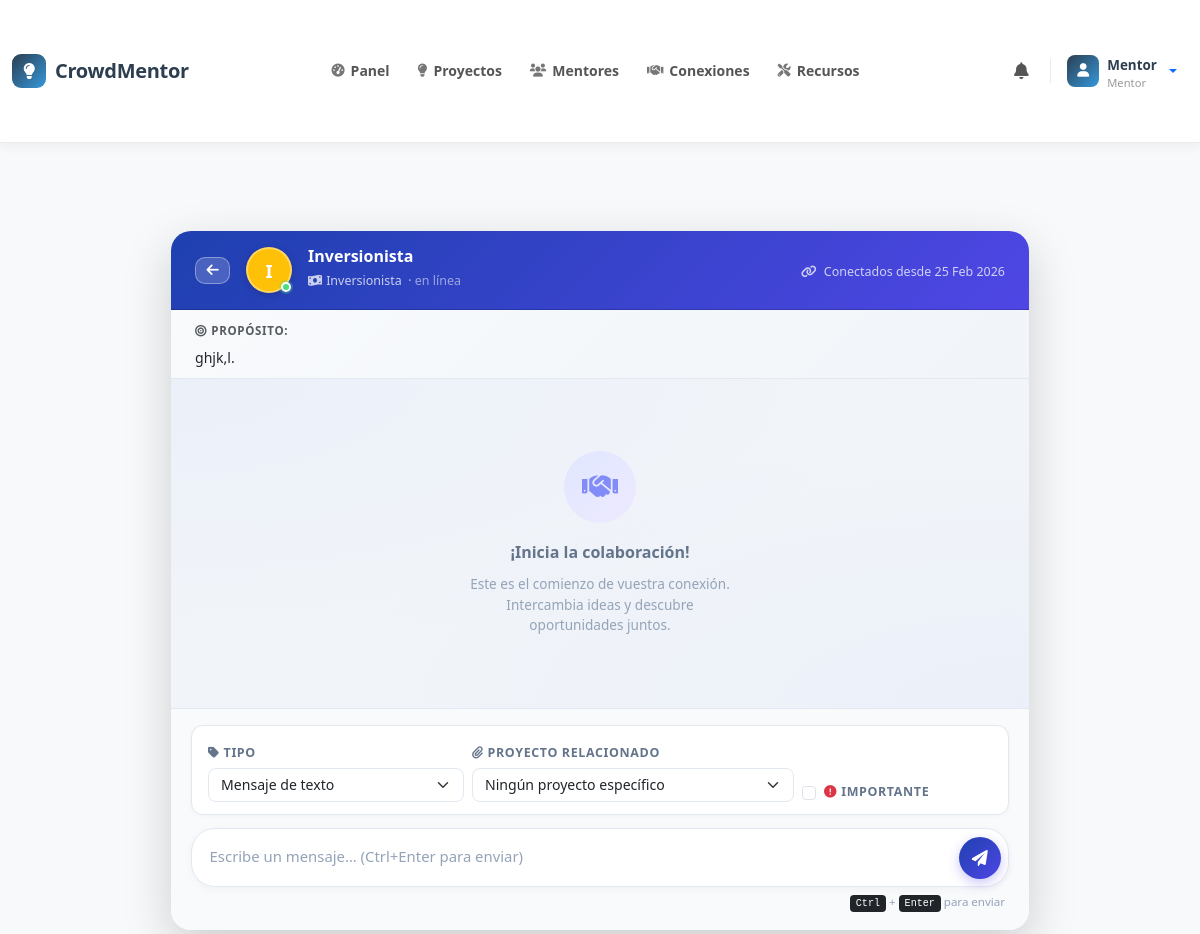
Before: /connections/chat/3/ (signed in, upper part) with the older database file.
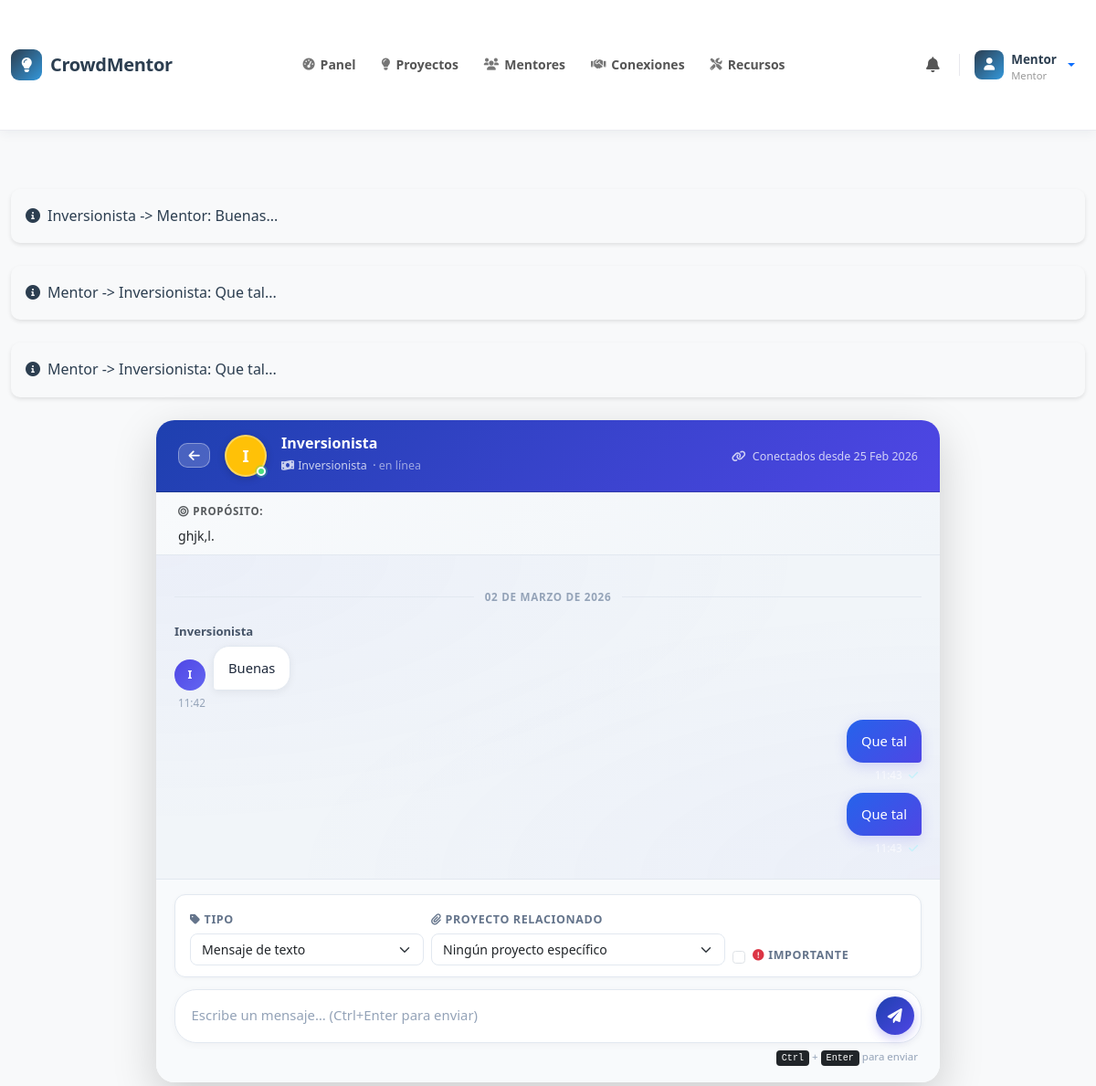
After: the same page with the newer database file.
### core/models.py (models this page shows, shortened)
class MentorInvestorMessage(models.Model):
    connection = models.ForeignKey(MentorInvestorConnection, on_delete=models.CASCADE, related_name='messages')
    sender = models.ForeignKey(User, on_delete=models.CASCADE)
    content = models.TextField()
    MESSAGE_TYPES = (
        ('text', 'Mensaje de texto'),
        ('opportunity', 'Oportunidad de inversión'),
        ('collaboration', 'Propuesta de colaboración'),
        ('knowledge_share', 'Intercambio de conocimientos'),
        ('system', 'Mensaje del sistema'),
    )
    message_type = models.CharField(max_length=20, choices=MESSAGE_TYPES, default='text')
    timestamp = models.DateTimeField(auto_now_add=True)
    is_read = models.BooleanField(default=False)
    is_important = models.BooleanField(default=False)  # Para marcar mensajes importantes
    related_project = models.ForeignKey(Project, on_delete=models.SET_NULL, null=True, blank=True)
    related_investment = models.ForeignKey(Investment, on_delete=models.SET_NULL, null=True, blank=True)
    class Meta:
        ordering = ['timestamp']
    def __str__(self):
        return f"{self.sender.username} -> {self.connection.get_other_user(self.sender).username}: {self.content[:50]}..."

class MentorInvestorConnection(models.Model):
    CONNECTION_STATUS = (
        ('pending', 'Pendiente'),
        ('accepted', 'Aceptada'),
        ('rejected', 'Rechazada'),
        ('blocked', 'Bloqueada'),
    )
    INITIATED_BY_CHOICES = [
        ('mentor', 'Mentor'),
        ('investor', 'Inversionista'),
    ]
    mentor = models.ForeignKey(User, on_delete=models.CASCADE, related_name='mentor_connections')
    investor = models.ForeignKey(User, on_delete=models.CASCADE, related_name='investor_connections')
    initiated_by = models.CharField(max_length=20, choices=INITIATED_BY_CHOICES)
    status = models.CharField(max_length=20, choices=CONNECTION_STATUS, default='pending')
    purpose = models.TextField(help_text="Propósito o motivo de la conexión")
    expertise_areas = models.CharField(max_length=500, blank=True, help_text="Áreas de expertise relevantes")
    investment_interests = models.CharField(max_length=500, blank=True, help_text="Intereses de inversión")
    created_at = models.DateTimeField(auto_now_add=True)
    connected_at = models.DateTimeField(null=True, blank=True)  # Cuando se acepta la conexión
    last_activity = models.DateTimeField(auto_now=True)
    class Meta:
        unique_together = ['mentor', 'investor']
        ordering = ['-created_at']
    def get_other_user(self, current_user):
        if current_user == self.mentor:
            return self.investor
        return self.mentor

### core/views.py (the view)
# urls.py: path('connections/chat/<int:connection_id>/', views.mentor_investor_chat, name='mentor_investor_chat'),
@login_required
def mentor_investor_chat(request, connection_id):
    connection = get_object_or_404(MentorInvestorConnection, id=connection_id)
    if request.user != connection.mentor and request.user != connection.investor:
        messages.error(request, 'No tienes permiso para acceder a este chat.')
        return redirect('mentor_investor_connections')
    if connection.status != 'accepted':
        messages.error(request, 'Esta conexión no está activa.')
        return redirect('mentor_investor_connections')
    if request.method == 'POST':
        form = MentorInvestorMessageForm(request.POST, user=request.user)
        if form.is_valid():
            message = form.save(commit=False)
            message.connection = connection
            message.sender = request.user
            message.save()
            connection.last_activity = timezone.now()
            connection.save()
            recipient = connection.get_other_user(request.user)
            Notification.objects.create(
                user=recipient,
                title='Nuevo mensaje',
                message=f'{request.user.username} te ha enviado un mensaje.',
                notification_type='message'
            )
            return redirect('mentor_investor_chat', connection_id=connection_id)
    else:
        form = MentorInvestorMessageForm(user=request.user)
    messages_list = connection.messages.all().order_by('timestamp')
    connection.messages.filter(is_read=False).exclude(sender=request.user).update(is_read=True)
    other_user = connection.get_other_user(request.user)
    context = {
        'connection': connection,
        'messages': messages_list,
        'form': form,
        'other_user': other_user,
        'current_user_type': request.user.profile.user_type
    }
    return render(request, 'mentor_investor_chat.html', context)

### core/models.py (called while the page is built)
    def __str__(self):
        return self.title

### core/templatetags/custom_filters.py (called while the page is built)
@register.filter
def has_profile(user):
    return hasattr(user, 'profile') and user.profile is not None

@register.filter
def get_user_type(user):
    if hasattr(user, 'profile') and user.profile:
        return user.profile.user_type
    return None

### core/templates/mentor_investor_chat.html (shortened to what the changed rows need)
{% extends 'base.html' %}
{% load static %}
{% load tz %}
{% block extra_css %}
<link rel="stylesheet" href="{% static 'css/mentor_investor_chat.css' %}">
{% endblock %}
{% block content %}
<div class="container-fluid mt-4 mb-5">
    <div class="row">
        <div class="col-xl-9 col-lg-10 mx-auto">
            <div class="card chat-card chat-theme-investor shadow-lg">
                <div class="card-body p-0">
                    <div class="chat-container">
                        <div class="chat-messages" id="chat-messages">
                            {% for message in messages %}
                                {% ifchanged message.timestamp|date:"Y-m-d" %}
                                    <div class="date-separator">
                                        {{ message.timestamp|localtime|date:"d \d\e F \d\e Y" }}
                                    </div>
                                {% endifchanged %}
                                <div class="message {% if message.sender == request.user %}sent{% else %}received{% endif %}">
                                    <div class="message-meta">
                                        {% if message.sender != request.user %}
                                            <span class="sender-name">
                                                {{ message.sender.get_full_name|default:message.sender.username }}
                                            </span>
                                        {% endif %}
                                    </div>
                                    <div class="msg-row">
                                        {% if message.sender != request.user %}
                                            <div class="avatar-sm bg-primary">
                                                {{ message.sender.get_full_name|default:message.sender.username|slice:":1"|upper }}
                                            </div>
                                        {% endif %}
                                        <div class="message-content">
                                            {{ message.content|linebreaks }}
                                        </div>
                                    </div>
                                    <div class="message-time mt-1 {% if message.sender == request.user %}me-1{% else %}ms-1{% endif %}">
                                        {{ message.timestamp|localtime|date:"H:i" }}
                                        {% if message.sender == request.user and message.is_read %}
                                            <i class="fas fa-check-double ms-1"></i>
                                        {% elif message.sender == request.user %}
                                            <i class="fas fa-check ms-1" style="opacity:.5;"></i>
                                        {% endif %}
                                    </div>
                                </div>
                            {% empty %}
                                <div class="chat-empty">
                                    <div class="empty-icon">
                                        <i class="fas fa-handshake"></i>
                                    </div>
                                    <h5>¡Inicia la colaboración!</h5>
                                    <p>Este es el comienzo de vuestra conexión. Intercambia ideas y descubre oportunidades juntos.</p>
                                </div>
                            {% endfor %}
                        </div>
                    </div>
                </div>
            </div>
        </div>
    </div>
</div>
{% endblock %}

### core/templates/base.html (shortened to what the changed rows need)
{% load static %}
{% load custom_filters %}
<!DOCTYPE html>
<html lang="es">
<head>
    <link href="https://cdn.jsdelivr.net/npm/bootstrap@5.3.0/dist/css/bootstrap.min.css" rel="stylesheet">
    <link rel="stylesheet" href="https://cdnjs.cloudflare.com/ajax/libs/animate.css/4.1.1/animate.min.css">
    <link rel="stylesheet" href="https://cdnjs.cloudflare.com/ajax/libs/font-awesome/6.0.0/css/all.min.css">
    <link rel="stylesheet" href="{% static 'css/styles.css' %}">
    <link rel="stylesheet" href="{% static 'css/home.css' %}">
    <link rel="stylesheet" href="{% static 'css/project_list.css' %}">
    <link rel="stylesheet" href="{% static 'css/project_detail.css' %}">
    <link rel="stylesheet" href="{% static 'css/project_create.css' %}">
    <link rel="stylesheet" href="{% static 'css/resources.css' %}">
    <link rel="stylesheet" href="{% static 'css/base.css' %}">
    {% block extra_css %}{% endblock %}
</head>
<body>
    <div class="container py-4">
        {% if messages %}
            {% for message in messages %}
                <div class="alert alert-{{ message.tags }} animate__animated animate__fadeIn">
                    <i class="fas fa-info-circle me-2"></i>{{ message }}
                </div>
            {% endfor %}
        {% endif %}
        {% block content %}
        {% endblock %}
    </div>
</body>
</html>

Changed rows visible on the page:
added MentorInvestorMessage: sender+connection+content "Inversionista -> Mentor: Buenas...", timestamp "02 DE MARZO DE 2026", sender.get_full_name "Inversionista", sender.get_full_name "I", content "Buenas", timestamp "11:42"
added MentorInvestorMessage: sender+connection+content "Mentor -> Inversionista: Que tal...", content "Que tal", is_read False (drawn)
added MentorInvestorMessage: sender+connection+content "Mentor -> Inversionista: Que tal...", content "Que tal", is_read False (drawn)
Other visible differences:
text no longer shown: "¡Inicia la colaboración! Este es el comienzo de vuestra conexión. Intercambia ideas y descubre oportunidades juntos."
